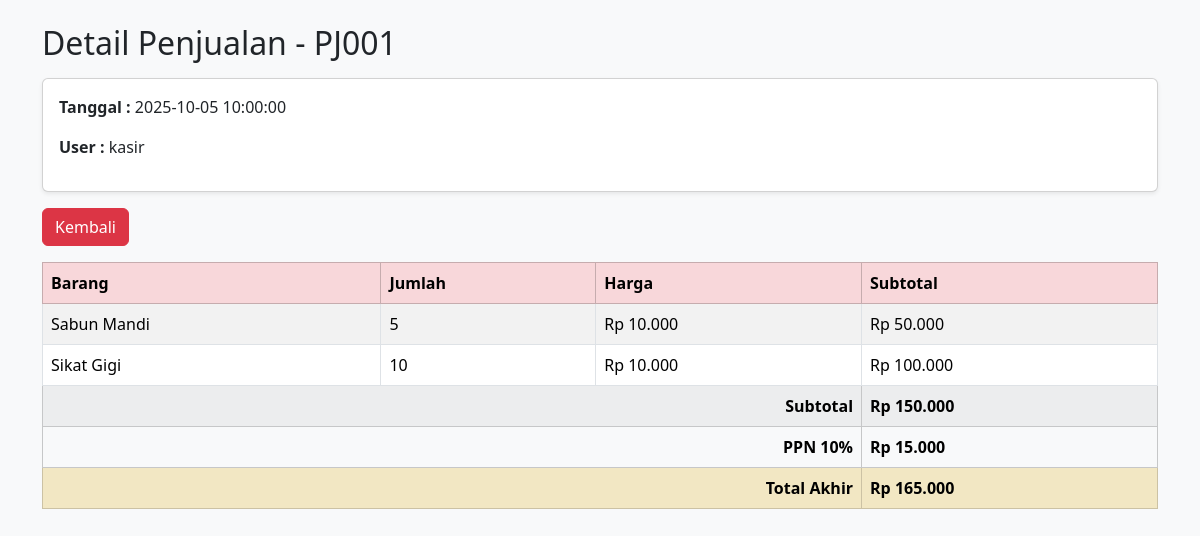
/transaksi/detail_penjualan.php?id=1 (signed in), run on the app's committed database.
### tables this page shows
CREATE TABLE penjualan (
  idpenjualan BIGINT AUTO_INCREMENT PRIMARY KEY,
  kode_penjualan VARCHAR(20),
  created_at TIMESTAMP DEFAULT CURRENT_TIMESTAMP,
  subtotal_nilai DECIMAL(15,2) DEFAULT 0,
  ppn DECIMAL(12,2) DEFAULT 0,
  total_nilai DECIMAL(15,2) DEFAULT 0,
  iduser INT,
  idmargin_penjualan INT,
  FOREIGN KEY (iduser) REFERENCES user(iduser) ON DELETE SET NULL,
  FOREIGN KEY (idmargin_penjualan) REFERENCES margin_penjualan(idmargin_penjualan) 
);

CREATE TABLE user (
  iduser INT AUTO_INCREMENT PRIMARY KEY,
  username VARCHAR(45) NOT NULL,
  password VARCHAR(100) NOT NULL,
  idrole INT,
  FOREIGN KEY (idrole) REFERENCES role(idrole) ON DELETE SET NULL
);

CREATE TABLE detail_penjualan (
  iddetail_penjualan BIGINT AUTO_INCREMENT PRIMARY KEY,
  idpenjualan BIGINT,
  idbarang INT,
  jumlah INT,
  harga DECIMAL(12,2),
  subtotal DECIMAL(15,2),
  FOREIGN KEY (idpenjualan) REFERENCES penjualan(idpenjualan) ON DELETE CASCADE,
  FOREIGN KEY (idbarang) REFERENCES barang(idbarang) ON DELETE SET NULL
);

CREATE TABLE barang (
  idbarang INT AUTO_INCREMENT PRIMARY KEY,
  jenis CHAR(1) NOT NULL,
  nama VARCHAR(150) NOT NULL,
  idsatuan INT,
  status TINYINT DEFAULT 1,
  harga_beli DECIMAL(12,2) DEFAULT 0,
  harga_jual DECIMAL(12,2) DEFAULT 0,
  FOREIGN KEY (idsatuan) REFERENCES satuan(idsatuan) ON DELETE SET NULL
);

### transaksi/detail_penjualan.php (the view, shortened to what this page needs)
<?php
include '../config/koneksi.php';
$id = intval($_GET['id']);
$header = mysqli_fetch_assoc(mysqli_query($koneksi, "
    SELECT pj.*, u.username
    FROM penjualan pj
    LEFT JOIN user u ON pj.iduser = u.iduser
    WHERE pj.idpenjualan = $id
"));
$q = mysqli_query($koneksi, "
    SELECT dj.*, b.nama AS nama_barang
    FROM detail_penjualan dj
    LEFT JOIN barang b ON dj.idbarang = b.idbarang
    WHERE dj.idpenjualan = $id
");
?>
<!DOCTYPE html>
<html lang="id">
<head>
<link href="https://cdn.jsdelivr.net/npm/bootstrap@5.3.3/dist/css/bootstrap.min.css" rel="stylesheet">
</head>
<body class="bg-light">
<div class="container py-4">
    <h2 class="mb-3">Detail Penjualan - <?= $header['kode_penjualan'] ?></h2>
    <div class="card p-3 mb-3 shadow-sm">
        <p><strong>Tanggal :</strong> <?= $header['created_at'] ?></p>
        <p><strong>User :</strong> <?= $header['username'] ?></p>
    </div>
    <a href="penjualan.php" class="btn btn-danger mb-3">Kembali</a>
    <table class="table table-bordered table-striped align-middle">
        <thead class="table-danger">
            <tr>
                <th>Barang</th>
                <th>Jumlah</th>
                <th>Harga</th>
                <th>Subtotal</th>
            </tr>
        </thead>
        <tbody>
        <?php
        $subtotal_all = 0;
        while($d = mysqli_fetch_assoc($q)){
            $subtotal_all += $d['subtotal'];
        ?>
            <tr>
                <td><?= $d['nama_barang'] ?></td>
                <td><?= $d['jumlah'] ?></td>
                <td>Rp <?= number_format($d['harga'], 0, ',', '.') ?></td>
                <td>Rp <?= number_format($d['subtotal'], 0, ',', '.') ?></td>
            </tr>
        <?php } ?>
            <?php
            $ppn = $subtotal_all * 0.10;
            $total_akhir = $subtotal_all + $ppn;
            ?>
            <tr class="table-light">
                <td colspan="3" class="text-end"><strong>Subtotal</strong></td>
                <td><strong>Rp <?= number_format($subtotal_all, 0, ',', '.') ?></strong></td>
            </tr>
            <tr class="table-light">
                <td colspan="3" class="text-end"><strong>PPN 10%</strong></td>
                <td><strong>Rp <?= number_format($ppn, 0, ',', '.') ?></strong></td>
            </tr>
            <tr class="table-warning">
                <td colspan="3" class="text-end"><strong>Total Akhir</strong></td>
                <td><strong>Rp <?= number_format($total_akhir, 0, ',', '.') ?></strong></td>
            </tr>
        </tbody>
    </table>
</div>
</body>
</html>

### data on the page
penjualan: kode_penjualan "PJ001", created_at "2025-10-05 10:00:00", iduser.username "kasir"
detail_penjualan: idbarang.nama "Sabun Mandi", jumlah "5", harga "10.000", subtotal "50.000"
detail_penjualan: idbarang.nama "Sikat Gigi", jumlah "10", harga "10.000", subtotal "100.000"

### other printed values
$subtotal_all "150.000"
$ppn "15.000"
$total_akhir "165.000"
